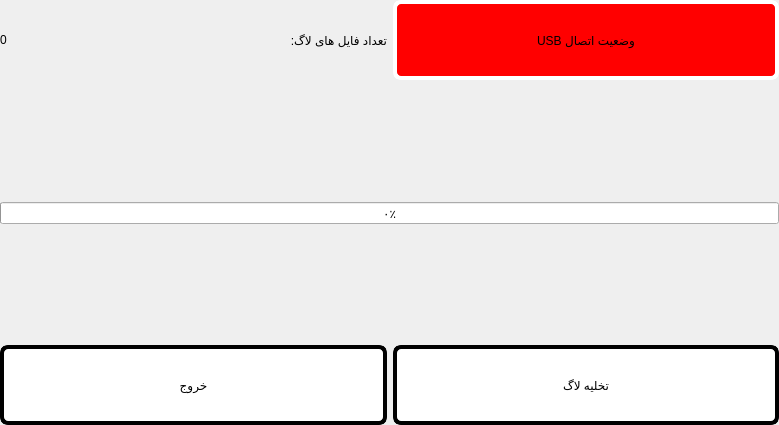
     <widget class="QWidget" name="tabLogs">
      <attribute name="title">
       <string>Page</string>
      </attribute>
      <layout class="QGridLayout" name="gridLayout_12">
       <property name="leftMargin">
        <number>0</number>
       </property>
       <property name="topMargin">
        <number>0</number>
       </property>
       <property name="rightMargin">
        <number>0</number>
       </property>
       <property name="bottomMargin">
        <number>0</number>
       </property>
       <item row="0" column="0">
        <layout class="QHBoxLayout" name="horizontalLayout_4">
         <item>
          <widget class="QLabel" name="lblUsbLogsCount">
           <property name="minimumSize">
            <size>
             <width>0</width>
             <height>80</height>
            </size>
           </property>
           <property name="locale">
            <locale language="Persian" country="Iran"/>
           </property>
           <property name="text">
            <string>0</string>
           </property>
           <property name="alignment">
            <set>Qt::AlignLeading|Qt::AlignLeft|Qt::AlignVCenter</set>
           </property>
          </widget>
         </item>
         <item>
          <widget class="QLabel" name="label_18">
           <property name="minimumSize">
            <size>
             <width>0</width>
             <height>80</height>
            </size>
           </property>
           <property name="text">
            <string>تعداد فایل های لاگ:</string>
           </property>
           <property name="alignment">
            <set>Qt::AlignLeading|Qt::AlignLeft|Qt::AlignVCenter</set>
           </property>
          </widget>
         </item>
        </layout>
       </item>
       <item row="0" column="1">
        <widget class="QLabel" name="lblUsbLogStatus">
         <property name="minimumSize">
          <size>
           <width>0</width>
           <height>80</height>
          </size>
         </property>
         <property name="styleSheet">
          <string notr="true">background-color: rgb(255, 0, 0);
border: 4px solid white;
border-radius: 8px;</string>
         </property>
         <property name="text">
          <string>USB وضعیت اتصال</string>
         </property>
         <property name="alignment">
          <set>Qt::AlignCenter</set>
         </property>
        </widget>
       </item>
       <item row="2" column="0" colspan="2">
        <widget class="QProgressBar" name="progressLogs">
         <property name="styleSheet">
          <string notr="true"/>
         </property>
         <property name="locale">
          <locale language="Persian" country="Iran"/>
         </property>
         <property name="value">
          <number>0</number>
         </property>
        </widget>
       </item>
       <item row="3" column="0" colspan="2">
        <spacer name="verticalSpacer_15">
         <property name="orientation">
          <enum>Qt::Vertical</enum>
         </property>
         <property name="sizeHint" stdset="0">
          <size>
           <width>779</width>
           <height>115</height>
          </size>
         </property>
        </spacer>
       </item>
       <item row="4" column="0">
        <widget class="QPushButton" name="btnExitLog">
         <property name="sizePolicy">
          <sizepolicy hsizetype="Preferred" vsizetype="Preferred">
           <horstretch>0</horstretch>
           <verstretch>0</verstretch>
          </sizepolicy>
         </property>
         <property name="minimumSize">
          <size>
           <width>0</width>
           <height>80</height>
          </size>
         </property>
         <property name="maximumSize">
          <size>
           <width>16777215</width>
           <height>80</height>
          </size>
         </property>
         <property name="styleSheet">
          <string notr="true">border: 4px solid black;
border-radius: 8px;
background-color: rgb(255, 255, 255);</string>
         </property>
         <property name="text">
          <string>خروج</string>
         </property>
        </widget>
       </item>
       <item row="4" column="1">
        <widget class="QPushButton" name="btnSaveLogs">
         <property name="sizePolicy">
          <sizepolicy hsizetype="Preferred" vsizetype="Preferred">
           <horstretch>0</horstretch>
           <verstretch>0</verstretch>
          </sizepolicy>
         </property>
         <property name="minimumSize">
          <size>
           <width>0</width>
           <height>80</height>
          </size>
         </property>
         <property name="maximumSize">
          <size>
           <width>16777215</width>
           <height>80</height>
          </size>
         </property>
         <property name="styleSheet">
          <string notr="true">border: 4px solid black;
border-radius: 8px;
background-color: rgb(255, 255, 255);</string>
         </property>
         <property name="text">
          <string>تخلیه لاگ</string>
         </property>
        </widget>
       </item>
       <item row="1" column="0" colspan="2">
        <spacer name="verticalSpacer_14">
         <property name="orientation">
          <enum>Qt::Vertical</enum>
         </property>
         <property name="sizeHint" stdset="0">
          <size>
           <width>779</width>
           <height>116</height>
          </size>
         </property>
        </spacer>
       </item>
      </layout>
     </widget>
